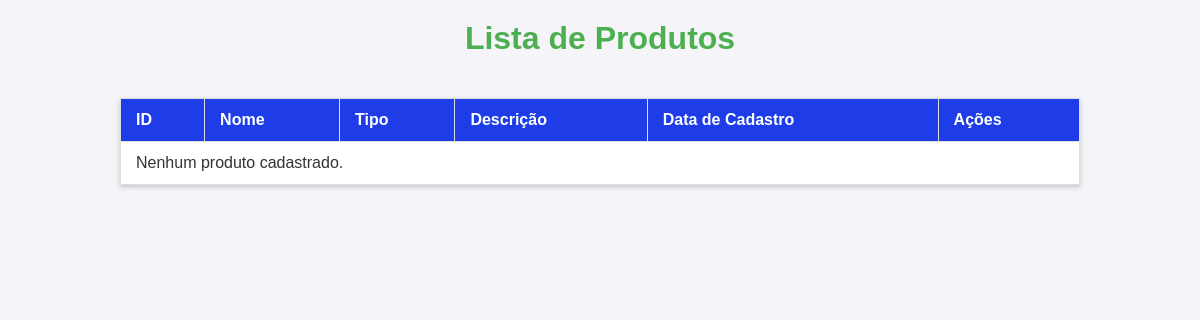
Page /produtos/ on the earlier database version.
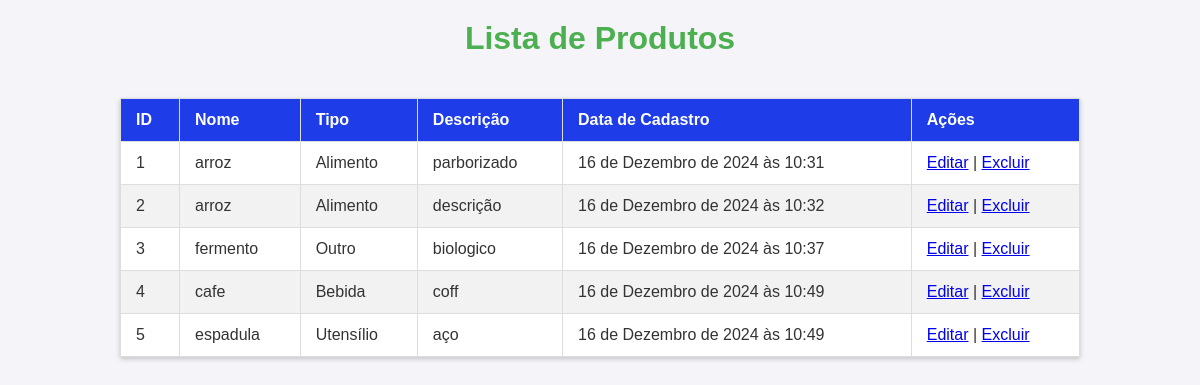
Same page on the later database version.
### produtos/models.py (models this page shows, shortened)
class Produto(models.Model):
    nome = models.CharField(max_length=100)
    tipo = models.CharField(max_length=50)
    descricao = models.TextField(max_length=300)
    log_date = models.DateTimeField(default=datetime.datetime.now)  # Corrige o uso de datetime.now

### produtos/views.py (the view)
# urls.py: path('produtos/', views.listar_produtos, name='listar_produtos'),
def listar_produtos(request):
    produtos = Produto.objects.all()  # Busca todos os produtos no banco
    return render(request, 'listar_produtos.html', {'produtos': produtos})

### produtos/templates/listar_produtos.html (shortened to what this page needs)
{% load static %}
<!DOCTYPE html>
<html lang="pt-br">
<head>
    <link rel="stylesheet" href="{% static 'listar_produtos.css' %}">
</head>
<body>
    <h1>Lista de Produtos</h1>
    <table>
        <thead>
            <tr>
                <th>ID</th>
                <th>Nome</th>
                <th>Tipo</th>
                <th>Descrição</th>
                <th>Data de Cadastro</th>
                <th>Ações</th>
            </tr>
        </thead>
        <tbody>
            {% for produto in produtos %}
            <tr>
                <td>{{ produto.id }}</td>
                <td>{{ produto.nome }}</td>
                <td>{{ produto.tipo }}</td>
                <td>{{ produto.descricao }}</td>
                <td>{{ produto.log_date }}</td>
                <td>
                    <a href="{% url 'editar_produto' produto.id %}">Editar</a>
                    |
                    <a href="{% url 'excluir_produto' produto.id %}">Excluir</a>
                </td>
            </tr>
            {% empty %}
            <tr>
                <td colspan="6">Nenhum produto cadastrado.</td>
            </tr>
            {% endfor %}
        </tbody>
    </table>
</body>
</html>

### produtos/static/listar_produtos.css (style rules this page uses)
body { font-family: Arial, sans-serif; margin: 0; padding: 0; background-color: #f4f4f9; color: #333; display: flex; flex-direction: column; align-items: center; }
h1 { margin-top: 20px; font-size: 2em; color: #4CAF50; }
table { width: 80%; border-collapse: collapse; margin: 20px 0; background-color: #fff; box-shadow: 0 2px 5px rgba(0, 0, 0, 0.2); }
table thead tr { background-color: #1e3de9; color: #fff; text-align: left; }
table th, table td { padding: 12px 15px; border: 1px solid #ddd; }
table tbody tr:nth-child(even) { background-color: #f2f2f2; }

Differences in the rows shown:
added Produto: id "1", nome "arroz", tipo "Alimento", descricao "parborizado", log_date "16 de Dezembro de 2024 às 10:31"
added Produto: id "2", nome "arroz", tipo "Alimento", descricao "descrição", log_date "16 de Dezembro de 2024 às 10:32"
added Produto: id "3", nome "fermento", tipo "Outro", descricao "biologico", log_date "16 de Dezembro de 2024 às 10:37"
added Produto: id "4", nome "cafe", tipo "Bebida", descricao "coff", log_date "16 de Dezembro de 2024 às 10:49"
added Produto: id "5", nome "espadula", tipo "Utensílio", descricao "aço", log_date "16 de Dezembro de 2024 às 10:49"
Other differences:
text no longer shown: "Nenhum produto cadastrado."
